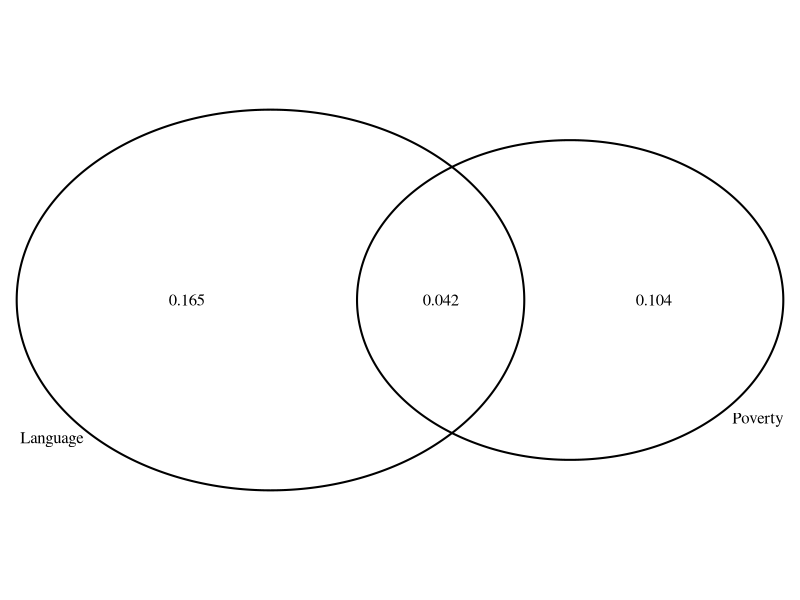
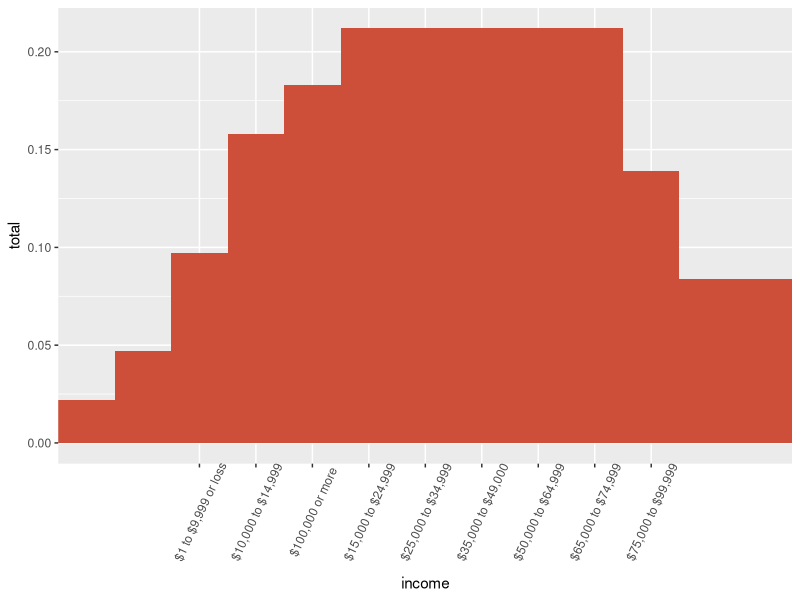

Source code (R) for these figures, in order:
## ---- chunk 1
knitr::opts_chunk$set(echo = TRUE)
## ---- chunk 2

row_1 <- c(2,3,4,5,6,7)
row_2 <- c(3,4,5,6,7,8)
row_3 <- c(4,5,6,7,8,9)
row_4 <- c(5,6,7,8,9,10)
row_5 <- c(6,7,8,9,10,11)
row_6 <- c(7,8,9,10,11,12)

dice.roll <- matrix(c(row_1, row_2, row_3, row_4, row_5, row_6), nrow=6, byrow = TRUE)
dice.roll



## ---- chunk 3

install.packages('VennDiagram', repos = "http://cran.us.r-project.org")
library(VennDiagram)
## ---- chunk 4

grid.newpage()
venn.plot <- draw.pairwise.venn(area1 = 0.146,
                                area2 = 0.207,
                                cross.area = 0.042,
                                category = c("Poverty", "Language"))

venn.plot


## ---- chunk 5
# Americans live below the powerty line
below_poverty <- 0.104+0.042

# Amerincas speak only English
speak_english_only <- 1-(0.165+0.042)

poverty_line_and_speak_english_only <- below_poverty * speak_english_only
poverty_line_and_speak_english_only

## ---- chunk 6

0.165 + 0.042 + 0.104

## ---- chunk 7

above_poverty <- 1- below_poverty
above_poverty_and_speak_english_only <- above_poverty * speak_english_only
above_poverty_and_speak_english_only

## ---- chunk 8
PAB <- 14.6 *20.7

if (PAB==4.2){
  print("Lives Below Poverty Line and Speaks a Foreign language at home is independent")
} else{
  print("Lives Below Poverty Line and Speaks a Foreign language at home is dependent")
}

## ---- chunk 9
total <- 204
mb <- 114
fb <- 108
mb_and_fb <- 78
mb_or_fb <- mb + fb - mb_and_fb
mb_or_fb

probability_mb_or_fb <- mb_or_fb / total
probability_mb_or_fb

## ---- chunk 10
total_blue_male <- 114
mb_and_fb / total_blue_male

## ---- chunk 11

total_brown_male <- 54
mbr_and_fb <- 19

mbr_and_fb / total_brown_male

## ---- chunk 12
total_green_male <- 36
mg_and_fb <- 11

mg_and_fb / total_green_male

## ---- chunk 13
h <-28/95
pf <-59/(95-1) # we need to take one out because of without replacement
h_pf<- h*pf
h_pf

## ---- chunk 14
f <- 72/95
h2 <- 28/(95-1) # we need to take out 1 because of without replacement
f_h2 <- f*h2
f_h2

## ---- chunk 15
f <- 72/95
h3 <- 28/(95) # we are not taking out the 1 as we placed back the book
f_h3 <- f*h3
f_h3

## ---- chunk 16

fee_1 <- 0
fee_2 <- 25
fee_3 <- 35

no_luggage <- 0.54
one_luggage <- 0.34
two_luggage <- 0.12

pas_1 <- "O bags"
pas_2 <- "1 bag"
pas_3 <- "2 bags"


passengers <- c(pas_1, pas_2, pas_3)
luggage <- c(no_luggage, one_luggage, two_luggage)
fee <- c(fee_1, fee_2, fee_3)

df <- data.frame(passengers, luggage, fee)
df



## ---- chunk 17

average_revenue <-(df$luggage*df$fee)/(sum(df$luggage))
average_revenue


## ---- chunk 18
sum(average_revenue)

## ---- chunk 19
# calculate variance
variance <- (df$fee-average_revenue)^2
variance

## ---- chunk 20
sd <- sqrt(variance)
sd

## ---- chunk 21

income <- c("$1 to $9,999 or loss", "$10,000 to $14,999", "$15,000 to $24,999", "$25,000 to $34,999", "$35,000 to $49,000", "$50,000 to $64,999", "$65,000 to $74,999", "$75,000 to $99,999", "$100,000 or more")

total <- c(0.022, 0.047, 0.158, 0.183, 0.212, 0.139, 0.058, 0.084, 0.097)

df_2 <- data.frame(income, total)
df_2


## ---- chunk 22
install.packages('ggplot2', repos = "http://cran.us.r-project.org")


## ---- chunk 23
library('ggplot2')
ggplot(df_2, aes(x=income, y=total))+
  geom_bar(stat = 'identity', width=5, fill='tomato3')+
  theme(axis.text.x = element_text(angle=65, vjust=0.6))

## ---- chunk 24

p_less_10<-0.022
p_bet_10_15<-0.047
p_bet_25_15<-0.158
p_bet_35_25<-0.183
p_bet_50_35<-0.212

p_less_50<-p_less_10 + p_bet_10_15 + p_bet_25_15 + p_bet_35_25 + p_bet_50_35
p_less_50

## ---- chunk 25
p_female <- 0.41
p_less_50_female <- p_less_50 * p_female
p_less_50_female
